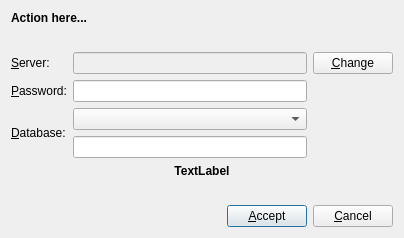
<ui version="4.0" >
 <class>ChooseDatabaseDialog</class>
 <widget class="QDialog" name="ChooseDatabaseDialog" >
  <property name="geometry" >
   <rect>
    <x>0</x>
    <y>0</y>
    <width>400</width>
    <height>238</height>
   </rect>
  </property>
  <property name="windowTitle" >
   <string>Choose database...</string>
  </property>
  <layout class="QVBoxLayout" >
   <item>
    <widget class="QLabel" name="uiTitle" >
     <property name="font" >
      <font>
       <weight>75</weight>
       <bold>true</bold>
      </font>
     </property>
     <property name="text" >
      <string>Action here...</string>
     </property>
    </widget>
   </item>
   <item>
    <spacer>
     <property name="orientation" >
      <enum>Qt::Vertical</enum>
     </property>
     <property name="sizeHint" stdset="0" >
      <size>
       <width>382</width>
       <height>16</height>
      </size>
     </property>
    </spacer>
   </item>
   <item>
    <layout class="QGridLayout" >
     <item row="0" column="0" >
      <widget class="QLabel" name="label" >
       <property name="text" >
        <string>&amp;Server:</string>
       </property>
       <property name="buddy" >
        <cstring>pushChange</cstring>
       </property>
      </widget>
     </item>
     <item row="0" column="1" >
      <widget class="QLineEdit" name="uiServer" >
       <property name="enabled" >
        <bool>false</bool>
       </property>
      </widget>
     </item>
     <item row="0" column="2" >
      <widget class="QPushButton" name="pushChange" >
       <property name="text" >
        <string>&amp;Change</string>
       </property>
       <property name="icon" >
        <iconset resource="common.qrc" >
         <normaloff>:/images/images/configure.png</normaloff>:/images/images/configure.png</iconset>
       </property>
       <property name="autoDefault" >
        <bool>true</bool>
       </property>
      </widget>
     </item>
     <item row="1" column="0" >
      <widget class="QLabel" name="label_2" >
       <property name="text" >
        <string>&amp;Password:</string>
       </property>
       <property name="buddy" >
        <cstring>uiPassword</cstring>
       </property>
      </widget>
     </item>
     <item row="1" column="1" >
      <widget class="QLineEdit" name="uiPassword" >
       <property name="echoMode" >
        <enum>QLineEdit::Password</enum>
       </property>
      </widget>
     </item>
     <item row="2" column="0" >
      <widget class="QLabel" name="uiDatabaseLabel" >
       <property name="text" >
        <string>&amp;Database:</string>
       </property>
       <property name="buddy" >
        <cstring>uiDatabaseSelector</cstring>
       </property>
      </widget>
     </item>
     <item row="2" column="1" >
      <layout class="QVBoxLayout" >
       <item>
        <widget class="QComboBox" name="uiDatabaseSelector" />
       </item>
       <item>
        <widget class="QLineEdit" name="uiDatabaseEditor" />
       </item>
      </layout>
     </item>
    </layout>
   </item>
   <item>
    <widget class="QLabel" name="uiInformation" >
     <property name="font" >
      <font>
       <weight>75</weight>
       <bold>true</bold>
      </font>
     </property>
     <property name="text" >
      <string>TextLabel</string>
     </property>
     <property name="alignment" >
      <set>Qt::AlignCenter</set>
     </property>
    </widget>
   </item>
   <item>
    <spacer>
     <property name="orientation" >
      <enum>Qt::Vertical</enum>
     </property>
     <property name="sizeHint" stdset="0" >
      <size>
       <width>382</width>
       <height>16</height>
      </size>
     </property>
    </spacer>
   </item>
   <item>
    <layout class="QHBoxLayout" >
     <item>
      <spacer>
       <property name="orientation" >
        <enum>Qt::Horizontal</enum>
       </property>
       <property name="sizeHint" stdset="0" >
        <size>
         <width>40</width>
         <height>20</height>
        </size>
       </property>
      </spacer>
     </item>
     <item>
      <widget class="QPushButton" name="pushAccept" >
       <property name="text" >
        <string>&amp;Accept</string>
       </property>
       <property name="icon" >
        <iconset resource="common.qrc" >
         <normaloff>:/images/images/ok.png</normaloff>:/images/images/ok.png</iconset>
       </property>
       <property name="default" >
        <bool>true</bool>
       </property>
      </widget>
     </item>
     <item>
      <widget class="QPushButton" name="pushCancel" >
       <property name="text" >
        <string>&amp;Cancel</string>
       </property>
       <property name="icon" >
        <iconset resource="common.qrc" >
         <normaloff>:/images/images/cancel.png</normaloff>:/images/images/cancel.png</iconset>
       </property>
      </widget>
     </item>
    </layout>
   </item>
  </layout>
 </widget>
 <resources>
  <include location="common.qrc" />
 </resources>
 <connections/>
</ui>
